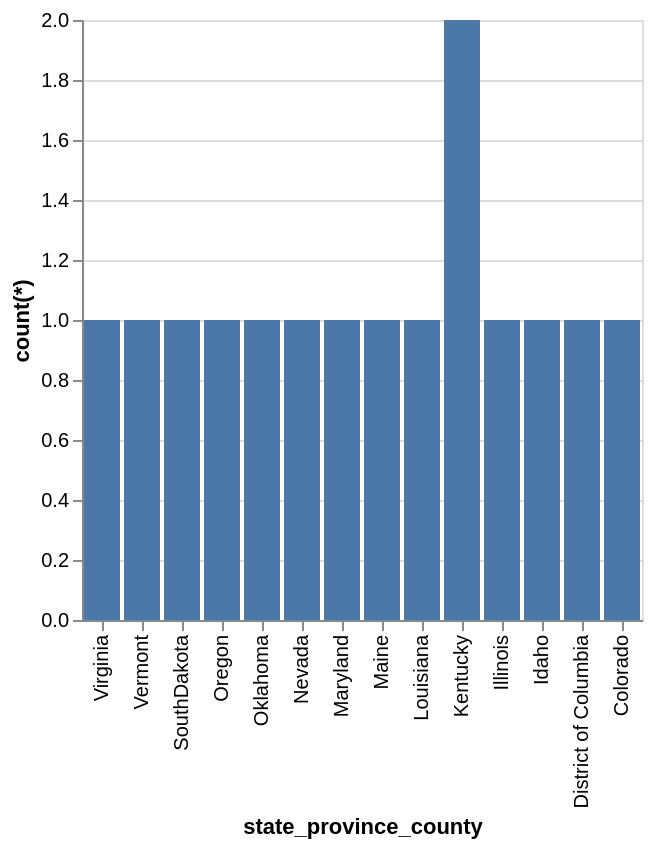

Source (Vega-Lite JSON):
### Vega-Lite specification from a JSON file in a GitHub repository (floating-point values rounded to 4 significant figures)
{"data": {"values": [{"x_data": "Virginia", "y_data": 1}, {"x_data": "Vermont", "y_data": 1}, {"x_data": "SouthDakota", "y_data": 1}, {"x_data": "Oregon", "y_data": 1}, {"x_data": "Oklahoma", "y_data": 1}, {"x_data": "Nevada", "y_data": 1}, {"x_data": "Maryland", "y_data": 1}, {"x_data": "Maine", "y_data": 1}, {"x_data": "Louisiana", "y_data": 1}, {"x_data": "Kentucky", "y_data": 2}, {"x_data": "Illinois", "y_data": 1}, {"x_data": "Idaho", "y_data": 1}, {"x_data": "District of Columbia", "y_data": 1}, {"x_data": "Colorado", "y_data": 1}]}, "mark": "bar", "encoding": {"x": {"field": "x_data", "type": "nominal", "title": "state_province_county", "sort": "descending"}, "y": {"field": "y_data", "type": "quantitative", "title": "count(*)"}}}
